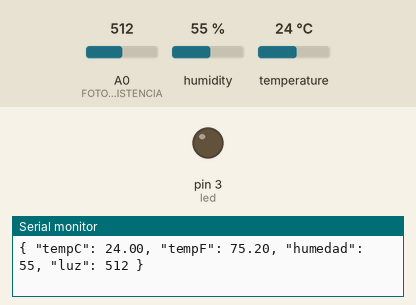
Recording of a sketch running on a simulated Arduino Uno, built with avr-gcc and run on an emulated ATmega328P. On the bench: output pins drawn as LEDs (lit = HIGH), the last lines printed to the serial monitor. Inputs (shaded band) come from the test bench; at power-on: temperature 24 °C, A0 (FOTORESISTENCIA) = 512, humidity 55 %.

Above: at 1.3 s.
1.4 s: temperature set to 26 °C
3.2 s: temperature set to 29 °C
At 4.8 s:
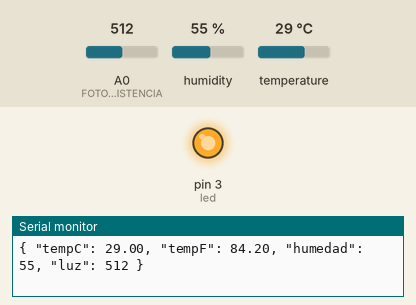
5.5 s: temperature set to 12 °C
At 7.3 s:
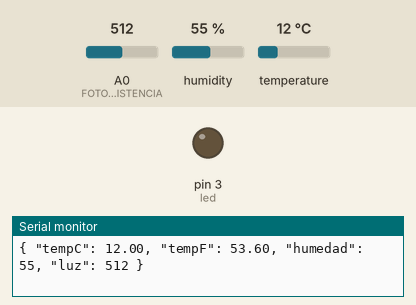
7.6 s: temperature set to 28 °C
At 8.7 s:
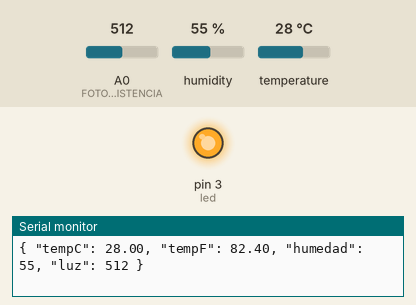
Timing chart, 0 to 10.6 s (numbered marks = the images above; inputs shaded):
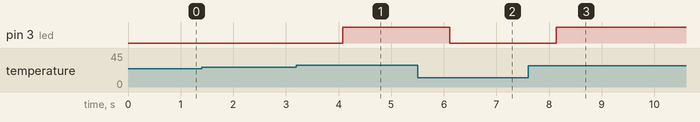

Measured:
- the behaviour switches between 27 and 28 °C on temperature (found by bisection; images 0 and 1)
- after the input at 3.2 s, pin 3 (led): LOW → HIGH after 0.88 s
- after the input at 5.5 s, pin 3 (led): HIGH → LOW after 0.61 s
- after the input at 7.6 s, pin 3 (led): LOW → HIGH after 0.54 s

The sketch:

Sensor_Humedad.ino
```cpp
#include <Adafruit_Sensor.h>
#include <DHT.h>
#include <DHT_U.h>

int led = 3;               // Pin del LED
int SENSOR = 11;           // Pin del sensor DHT11
int FOTORESISTENCIA = A0;  // Pin de la fotoresistencia (analógico)
float temperaturaC;
float temperaturaF;
int humedad;
DHT dht(SENSOR, DHT11);

void setup() {
  Serial.begin(9600);
  dht.begin();            // Inicializar el sensor DHT
  pinMode(led, OUTPUT);   // Configurar el pin LED como salida
}

void loop() {
  // Leer la temperatura en Celsius y la humedad
  temperaturaC = dht.readTemperature();
  humedad = dht.readHumidity();

  // Leer el valor de la fotoresistencia
  int luz = analogRead(FOTORESISTENCIA);

  // Convertir la temperatura a Fahrenheit
  temperaturaF = (temperaturaC * 9.0 / 5.0) + 32;

  // Verificar si hubo errores en la lectura del sensor
  if (isnan(temperaturaC) || isnan(humedad)) {
    Serial.println("Error al leer el sensor DHT.");
    return;
  }

  // Mostrar las temperaturas, humedad y nivel de luz en formato JSON
  Serial.println("{ \"tempC\": " + String(temperaturaC) +
                 ", \"tempF\": " + String(temperaturaF) +
                 ", \"humedad\": " + String(humedad) +
                 ", \"luz\": " + String(luz) + " }");

  // Encender el LED si la temperatura es mayor o igual a 28 °C
  if (temperaturaC >= 28) {
    digitalWrite(led, HIGH);
  } else {
    digitalWrite(led, LOW); // Apagar el LED si la temperatura es menor a 28 °C
  }

  delay(500); // Esperar 500 ms antes de la siguiente lectura
}
```
